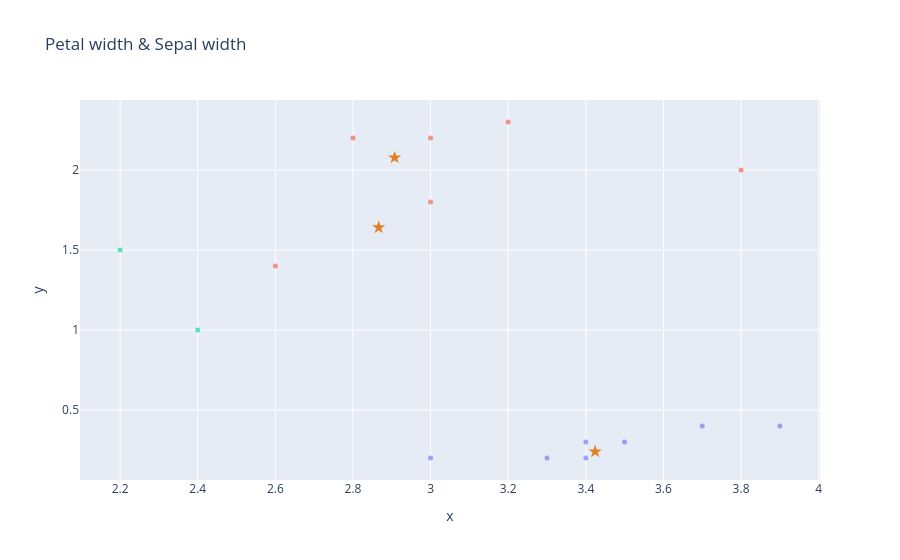

Write notebook code for a chart like this one.
### Code cell
fig = plot_dataframe(validation[:, [1,3]], title='Blobs Dataset', label=y_validation)
for i, centroid in enumerate(centroids):
    fig = plot_centroid(fig, centroid[[1,3]], colors=["#e67e22"], marker_size=10, symbol='star', name=f'Centroid {i+1}')
fig.update_layout(showlegend=False, title='Petal width & Sepal width')
fig.show()

### Figure 1 — Plotly figure (JSON) as saved in the notebook; plotly's stock layout.template omitted (floating-point values rounded to 4 significant figures)
{"data": [{"hovertemplate": "color=#f7dc6f<br>x=%{x}<br>y=%{y}<extra></extra>", "legendgroup": "#f7dc6f", "marker": {"color": "#636efa", "opacity": 0.6, "size": 5, "symbol": "circle"}, "mode": "markers", "name": "#f7dc6f", "orientation": "v", "showlegend": true, "type": "scatter", "x": [3.0, 3.5, 3.4, 3.4, 3.9, 3.7, 3.3], "xaxis": "x", "y": [0.2, 0.3, 0.2, 0.3, 0.4, 0.4, 0.2], "yaxis": "y"}, {"hovertemplate": "color=#f1948a<br>x=%{x}<br>y=%{y}<extra></extra>", "legendgroup": "#f1948a", "marker": {"color": "#EF553B", "opacity": 0.6, "size": 5, "symbol": "circle"}, "mode": "markers", "name": "#f1948a", "orientation": "v", "showlegend": true, "type": "scatter", "x": [2.8, 3.0, 2.6, 3.8, 3.0, 3.2], "xaxis": "x", "y": [2.2, 2.2, 1.4, 2.0, 1.8, 2.3], "yaxis": "y"}, {"hovertemplate": "color=#82e0aa<br>x=%{x}<br>y=%{y}<extra></extra>", "legendgroup": "#82e0aa", "marker": {"color": "#00cc96", "opacity": 0.6, "size": 5, "symbol": "circle"}, "mode": "markers", "name": "#82e0aa", "orientation": "v", "showlegend": true, "type": "scatter", "x": [2.2, 2.4], "xaxis": "x", "y": [1.5, 1.0], "yaxis": "y"}, {"marker": {"color": "#e67e22", "size": 10, "symbol": "star"}, "mode": "markers", "name": "Centroid 1", "type": "scatter", "x": [2.866], "y": [1.641]}, {"marker": {"color": "#e67e22", "size": 10, "symbol": "star"}, "mode": "markers", "name": "Centroid 2", "type": "scatter", "x": [2.907], "y": [2.078]}, {"marker": {"color": "#e67e22", "size": 10, "symbol": "star"}, "mode": "markers", "name": "Centroid 3", "type": "scatter", "x": [3.424], "y": [0.2395]}, {"marker": {"color": "#e67e22", "size": 10, "symbol": "star"}, "mode": "markers", "name": "Centroid 4", "type": "scatter", "x": [null], "y": [null]}, {"marker": {"color": "#e67e22", "size": 10, "symbol": "star"}, "mode": "markers", "name": "Centroid 5", "type": "scatter", "x": [null], "y": [null]}, {"marker": {"color": "#e67e22", "size": 10, "symbol": "star"}, "mode": "markers", "name": "Centroid 6", "type": "scatter", "x": [null], "y": [null]}, {"marker": {"color": "#e67e22", "size": 10, "symbol": "star"}, "mode": "markers", "name": "Centroid 7", "type": "scatter", "x": [null], "y": [null]}, {"marker": {"color": "#e67e22", "size": 10, "symbol": "star"}, "mode": "markers", "name": "Centroid 8", "type": "scatter", "x": [null], "y": [null]}, {"marker": {"color": "#e67e22", "size": 10, "symbol": "star"}, "mode": "markers", "name": "Centroid 9", "type": "scatter", "x": [null], "y": [null]}, {"marker": {"color": "#e67e22", "size": 10, "symbol": "star"}, "mode": "markers", "name": "Centroid 10", "type": "scatter", "x": [null], "y": [null]}], "layout": {"legend": {"title": {"text": "color"}, "tracegroupgap": 0}, "showlegend": false, "title": {"text": "Petal width & Sepal width"}, "xaxis": {"anchor": "y", "domain": [0, 1], "title": {"text": "x"}}, "yaxis": {"anchor": "x", "domain": [0, 1], "title": {"text": "y"}}}}
